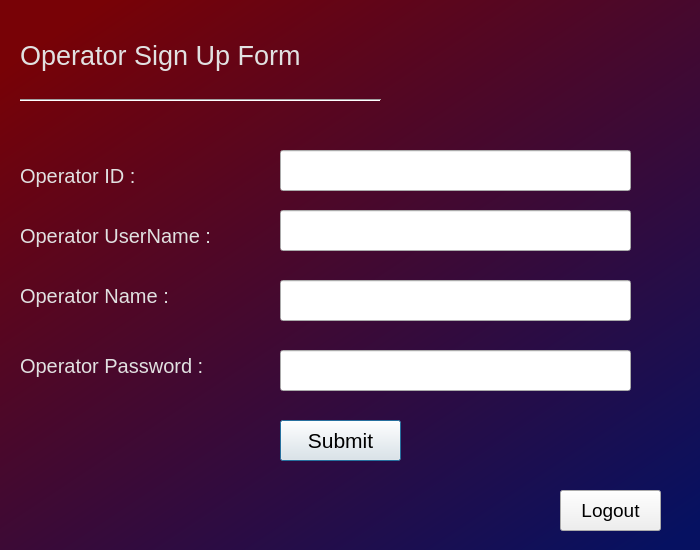
<?xml version="1.0" encoding="UTF-8"?>
<ui version="4.0">
 <class>Dialog</class>
 <widget class="QDialog" name="Dialog">
  <property name="geometry">
   <rect>
    <x>0</x>
    <y>0</y>
    <width>700</width>
    <height>550</height>
   </rect>
  </property>
  <property name="minimumSize">
   <size>
    <width>700</width>
    <height>550</height>
   </size>
  </property>
  <property name="maximumSize">
   <size>
    <width>700</width>
    <height>550</height>
   </size>
  </property>
  <property name="font">
   <font>
    <family>Times New Roman</family>
   </font>
  </property>
  <property name="windowTitle">
   <string>Dialog</string>
  </property>
  <property name="styleSheet">
   <string notr="true">QWidget#Dialog{
background-color: qlineargradient(spread:pad, x1:0.149254, y1:0, x2:1, y2:1, stop:0 rgba(120, 2, 6, 255), stop:0.970149 rgba(6, 17, 97, 255));}</string>
  </property>
  <widget class="QLabel" name="label">
   <property name="geometry">
    <rect>
     <x>20</x>
     <y>20</y>
     <width>411</width>
     <height>71</height>
    </rect>
   </property>
   <property name="font">
    <font>
     <family>MS Shell Dlg 2</family>
     <pointsize>20</pointsize>
    </font>
   </property>
   <property name="styleSheet">
    <string notr="true">color: rgb(225, 225, 225);font-size:20pt;</string>
   </property>
   <property name="text">
    <string>Operator Sign Up Form</string>
   </property>
  </widget>
  <widget class="Line" name="line">
   <property name="geometry">
    <rect>
     <x>20</x>
     <y>90</y>
     <width>361</width>
     <height>20</height>
    </rect>
   </property>
   <property name="orientation">
    <enum>Qt::Horizontal</enum>
   </property>
  </widget>
  <widget class="QLabel" name="label_2">
   <property name="geometry">
    <rect>
     <x>20</x>
     <y>270</y>
     <width>201</width>
     <height>51</height>
    </rect>
   </property>
   <property name="font">
    <font>
     <family>MS Shell Dlg 2</family>
     <pointsize>15</pointsize>
    </font>
   </property>
   <property name="styleSheet">
    <string notr="true">color: rgb(225, 225, 225);font-size:15pt;</string>
   </property>
   <property name="text">
    <string>Operator Name :</string>
   </property>
  </widget>
  <widget class="QLabel" name="label_3">
   <property name="geometry">
    <rect>
     <x>20</x>
     <y>210</y>
     <width>251</width>
     <height>51</height>
    </rect>
   </property>
   <property name="font">
    <font>
     <family>MS Shell Dlg 2</family>
     <pointsize>15</pointsize>
    </font>
   </property>
   <property name="styleSheet">
    <string notr="true">color: rgb(225, 225, 225);font-size:15pt;</string>
   </property>
   <property name="text">
    <string>Operator UserName :</string>
   </property>
  </widget>
  <widget class="QLabel" name="label_4">
   <property name="geometry">
    <rect>
     <x>20</x>
     <y>340</y>
     <width>241</width>
     <height>51</height>
    </rect>
   </property>
   <property name="font">
    <font>
     <family>MS Shell Dlg 2</family>
     <pointsize>15</pointsize>
    </font>
   </property>
   <property name="styleSheet">
    <string notr="true">color: rgb(225, 225, 225);font-size:15pt;</string>
   </property>
   <property name="text">
    <string>Operator Password :</string>
   </property>
  </widget>
  <widget class="QLabel" name="label_5">
   <property name="geometry">
    <rect>
     <x>20</x>
     <y>150</y>
     <width>241</width>
     <height>51</height>
    </rect>
   </property>
   <property name="font">
    <font>
     <family>MS Shell Dlg 2</family>
     <pointsize>15</pointsize>
    </font>
   </property>
   <property name="styleSheet">
    <string notr="true">color: rgb(225, 225, 225);font-size:15pt;</string>
   </property>
   <property name="text">
    <string>Operator ID :</string>
   </property>
  </widget>
  <widget class="QLineEdit" name="lineEdit">
   <property name="geometry">
    <rect>
     <x>280</x>
     <y>150</y>
     <width>351</width>
     <height>41</height>
    </rect>
   </property>
   <property name="font">
    <font>
     <family>Arial</family>
     <pointsize>15</pointsize>
    </font>
   </property>
   <property name="styleSheet">
    <string notr="true">font-size:15pt;</string>
   </property>
  </widget>
  <widget class="QLineEdit" name="lineEdit_2">
   <property name="geometry">
    <rect>
     <x>280</x>
     <y>210</y>
     <width>351</width>
     <height>41</height>
    </rect>
   </property>
   <property name="font">
    <font>
     <family>Arial</family>
     <pointsize>15</pointsize>
    </font>
   </property>
   <property name="styleSheet">
    <string notr="true">font-size:15pt;</string>
   </property>
  </widget>
  <widget class="QLineEdit" name="lineEdit_3">
   <property name="geometry">
    <rect>
     <x>280</x>
     <y>280</y>
     <width>351</width>
     <height>41</height>
    </rect>
   </property>
   <property name="font">
    <font>
     <family>Arial</family>
     <pointsize>15</pointsize>
    </font>
   </property>
   <property name="styleSheet">
    <string notr="true">font-size:15pt;</string>
   </property>
  </widget>
  <widget class="QLineEdit" name="lineEdit_4">
   <property name="geometry">
    <rect>
     <x>280</x>
     <y>350</y>
     <width>351</width>
     <height>41</height>
    </rect>
   </property>
   <property name="font">
    <font>
     <family>Arial</family>
     <pointsize>15</pointsize>
    </font>
   </property>
   <property name="styleSheet">
    <string notr="true">font-size:15pt;</string>
   </property>
  </widget>
  <widget class="QPushButton" name="pushButton">
   <property name="geometry">
    <rect>
     <x>280</x>
     <y>420</y>
     <width>121</width>
     <height>41</height>
    </rect>
   </property>
   <property name="font">
    <font>
     <family>MS Shell Dlg 2</family>
     <pointsize>16</pointsize>
    </font>
   </property>
   <property name="styleSheet">
    <string notr="true">font-size:16pt;</string>
   </property>
   <property name="text">
    <string>Submit</string>
   </property>
  </widget>
  <widget class="QPushButton" name="pushButton_2">
   <property name="geometry">
    <rect>
     <x>560</x>
     <y>490</y>
     <width>101</width>
     <height>41</height>
    </rect>
   </property>
   <property name="font">
    <font>
     <family>MS Shell Dlg 2</family>
     <pointsize>14</pointsize>
    </font>
   </property>
   <property name="styleSheet">
    <string notr="true">font-size:14pt;</string>
   </property>
   <property name="text">
    <string>Logout</string>
   </property>
  </widget>
 </widget>
 <resources/>
 <connections/>
</ui>
